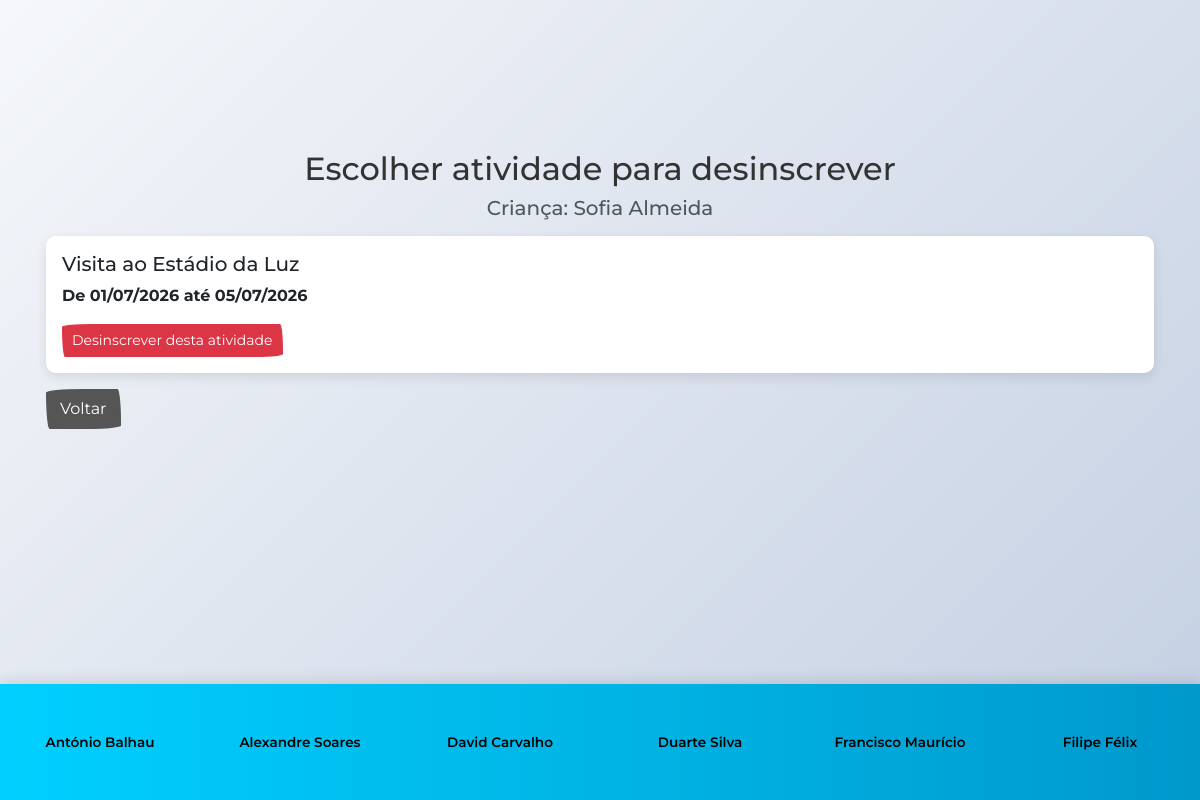
Page /desinscrever.php?id=1 (signed in) on the earlier database version.
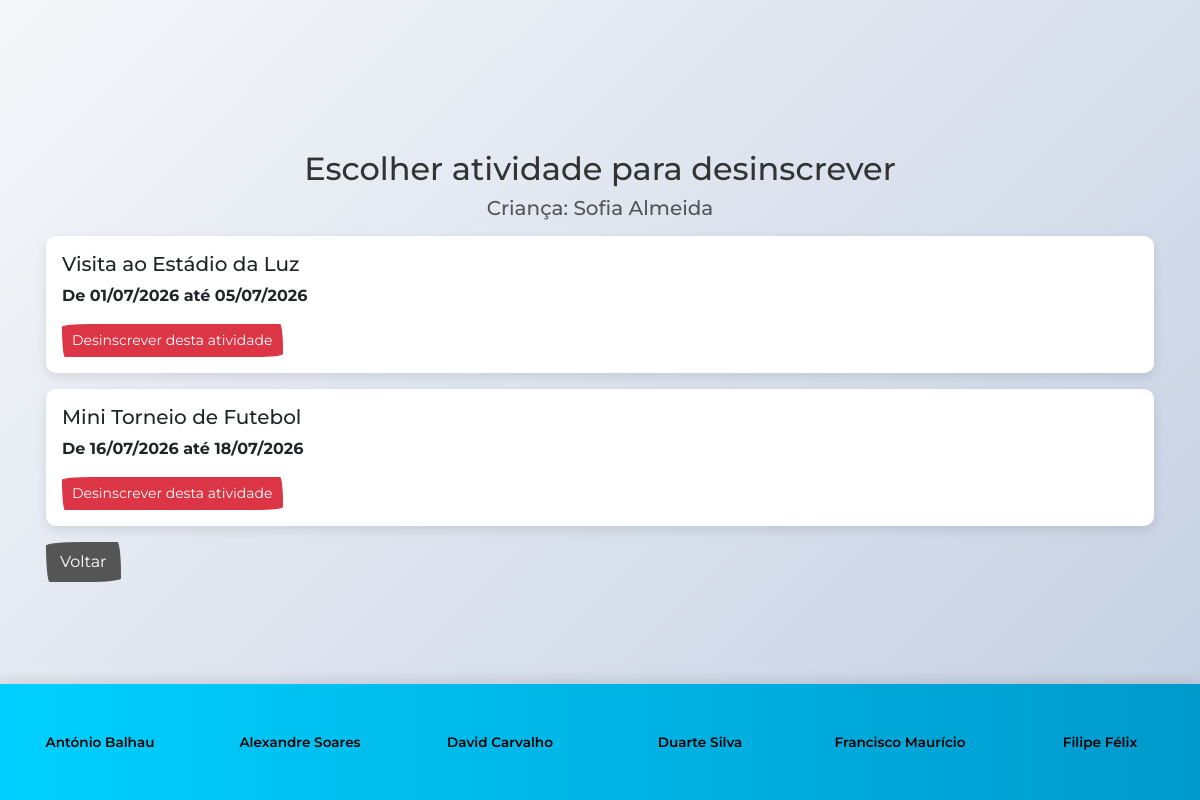
Same page on the later database version.
### tables this page shows
CREATE TABLE IF NOT EXISTS aluno (
  id int(11) NOT NULL AUTO_INCREMENT,
  nome varchar(100) NOT NULL,
  data_nascimento date NOT NULL,
  enc_educacao int(11) NOT NULL,
  PRIMARY KEY (id),
  FOREIGN KEY (enc_educacao) REFERENCES enc_educacao(id)
);

CREATE TABLE IF NOT EXISTS atividade (
  id int(11) NOT NULL AUTO_INCREMENT,
  titulo varchar(100) NOT NULL,
  descricao text NOT NULL,
  imagem varchar(50) NOT NULL,
  data_inicio date NOT NULL,
  data_fim date NOT NULL,
  lotacao_max int(11) NOT NULL,
  PRIMARY KEY (id)
);

### desinscrever.php (the view, shortened to what this page needs)
<?php
$id_user = intval($_SESSION['id_user']);
$nivel = intval($_SESSION['nivel']);
if (isset($_GET['id']) && ctype_digit($_GET['id'])) {
    $id_crianca = (int) $_GET['id'];
} elseif (isset($_POST['id_crianca']) && ctype_digit($_POST['id_crianca'])) {
    $id_crianca = (int) $_POST['id_crianca'];
} else {
    die("Aluno inválido");
}
$voltar = isset($_GET['voltar']) ? $_GET['voltar'] : 'gerir_criancas.php';
if ($nivel == 2) {
    $stmt_enc = mysqli_prepare($conn, "
        SELECT id
        FROM enc_educacao
        WHERE email = (
            SELECT email
            FROM utilizador
            WHERE id = ?
        )
    ");
    mysqli_stmt_bind_param($stmt_enc, "i", $id_user);
    mysqli_stmt_execute($stmt_enc);
    $res_enc = mysqli_stmt_get_result($stmt_enc);
    mysqli_stmt_close($stmt_enc);
    if (!$res_enc || mysqli_num_rows($res_enc) == 0) {
        redirecionarComErro('Encarregado não encontrado na base de dados.', 'erro.php');
    }
    $enc_data = mysqli_fetch_assoc($res_enc);
    $enc_id = intval($enc_data['id']);
    $stmt_aluno = mysqli_prepare($conn, "
        SELECT id, nome
        FROM aluno
        WHERE id = ?
        AND enc_educacao = ?
    ");
    mysqli_stmt_bind_param($stmt_aluno, "ii", $id_crianca, $enc_id);
    mysqli_stmt_execute($stmt_aluno);
    $res_aluno = mysqli_stmt_get_result($stmt_aluno);
    mysqli_stmt_close($stmt_aluno);
    if (!$res_aluno || mysqli_num_rows($res_aluno) == 0) {
        redirecionarComErro('Não tem permissão para desinscrever esta criança.', 'gerir_criancas.php');
    }
    $aluno_atual = mysqli_fetch_assoc($res_aluno);
} elseif ($nivel == 1) {
    $stmt_aluno = mysqli_prepare($conn, "
        SELECT id, nome
        FROM aluno
        WHERE id = ?
    ");
    mysqli_stmt_bind_param($stmt_aluno, "i", $id_crianca);
    mysqli_stmt_execute($stmt_aluno);
    $res_aluno = mysqli_stmt_get_result($stmt_aluno);
    $aluno_atual = mysqli_fetch_assoc($res_aluno);
} else {
    redirecionarComErro('Acesso negado.', 'index.php');
}
$stmt_atividades = mysqli_prepare($conn, "
    SELECT DISTINCT a.id, a.titulo, a.data_inicio, a.data_fim
    FROM atividade a
    INNER JOIN inscricao i ON i.atividade = a.id
    WHERE i.aluno = ?
    ORDER BY a.data_inicio
");
mysqli_stmt_bind_param($stmt_atividades, "i", $id_crianca);
mysqli_stmt_execute($stmt_atividades);
$result = mysqli_stmt_get_result($stmt_atividades);
?>
<!DOCTYPE html>
<html lang="pt">
<head>
    <link rel="stylesheet" href="bootstrap.min.css">
    <link rel="stylesheet" href="style.css">
</head>
<body>
<div class="container" style="padding:2vh; margin-top: 30px;">
    <h2 class="text-center">Escolher atividade para desinscrever</h2>
    <h5 class="text-center text-muted">
        Criança: <?php echo htmlspecialchars($aluno_atual['nome']); ?>
    </h5>
    <?php if ($result && mysqli_num_rows($result) > 0) { ?>
        <?php while ($atividade = mysqli_fetch_assoc($result)) { ?>
            <div class="card mt-3 p-3">
                <h5><?php echo htmlspecialchars($atividade['titulo']); ?></h5>
                <p>
                    De <?php echo date('d/m/Y', strtotime($atividade['data_inicio'])); ?>
                    até <?php echo date('d/m/Y', strtotime($atividade['data_fim'])); ?>
                </p>
                <form method="post" onsubmit="return confirm('Tem a certeza que quer desinscrever esta criança desta atividade?');">
                    <button type="submit" class="btn btn-danger btn-sm">
                        Desinscrever desta atividade
                    </button>
                </form>
            </div>
        <?php } ?>
    <?php } else { ?>
        <div class="alert alert-warning mt-3">
            Esta criança não está inscrita em nenhuma atividade.
        </div>
    <?php } ?>
    <div class="mt-3">
        <a href="<?php echo htmlspecialchars($voltar); ?>" class="btn btn-secondary">
            Voltar
        </a>
    </div>
</div>
<?php include './rodape.php'; ?>
</body>
</html>

### rodape.php (shortened to what this page needs)
<footer class="fixed-bottom" style="background-color: #ffffff; border: none;">
	<div class="row text-center" style="margin: 3vh 0 3vh; color: black;">
		<div class="col">António Balhau</div>
		<div class="col">Alexandre Soares</div>
		<div class="col">David Carvalho</div>
		<div class="col">Duarte Silva</div>
		<div class="col">Francisco Maurício</div>
		<div class="col">Filipe Félix</div>
	</div>
	</footer>

### style.css (style rules this page uses)
* { margin: 0; padding: 0; box-sizing: border-box; }
body { font-family: 'Montserrat', sans-serif; background: linear-gradient(135deg, #f5f7fa 0%, #c3cfe2 100%); background-attachment: fixed; color: #333; }
.card { border: none; border-radius: 10px; box-shadow: 0 4px 12px rgba(0, 0, 0, 0.1); transition: all 0.3s ease; background: white; overflow: hidden; }
footer { background: linear-gradient(90deg, #00d0ff 0%, #0099cc 100%); color: white; padding: 1.5rem 0; margin-top: 3rem; box-shadow: 0 -4px 12px rgba(0, 0, 0, 0.1); position: fixed; bottom: 0; width: 100%; z-index: 1020; }
footer .col { font-weight: 600; font-size: 0.85rem; }
.container { padding-top: 120px !important; padding-bottom: 120px !important; }

Differences in the rows shown:
added atividade: titulo "Mini Torneio de Futebol", data_inicio "16/07/2026", data_fim "18/07/2026"
